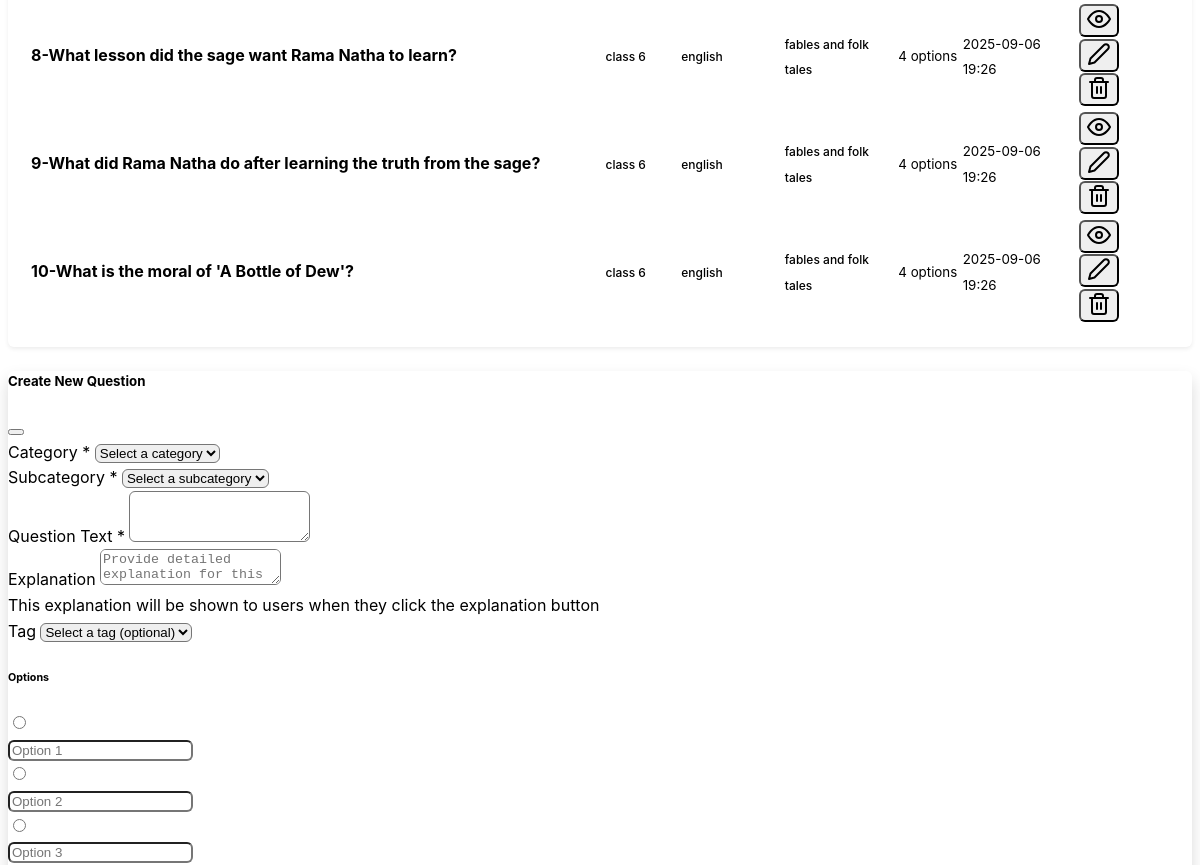
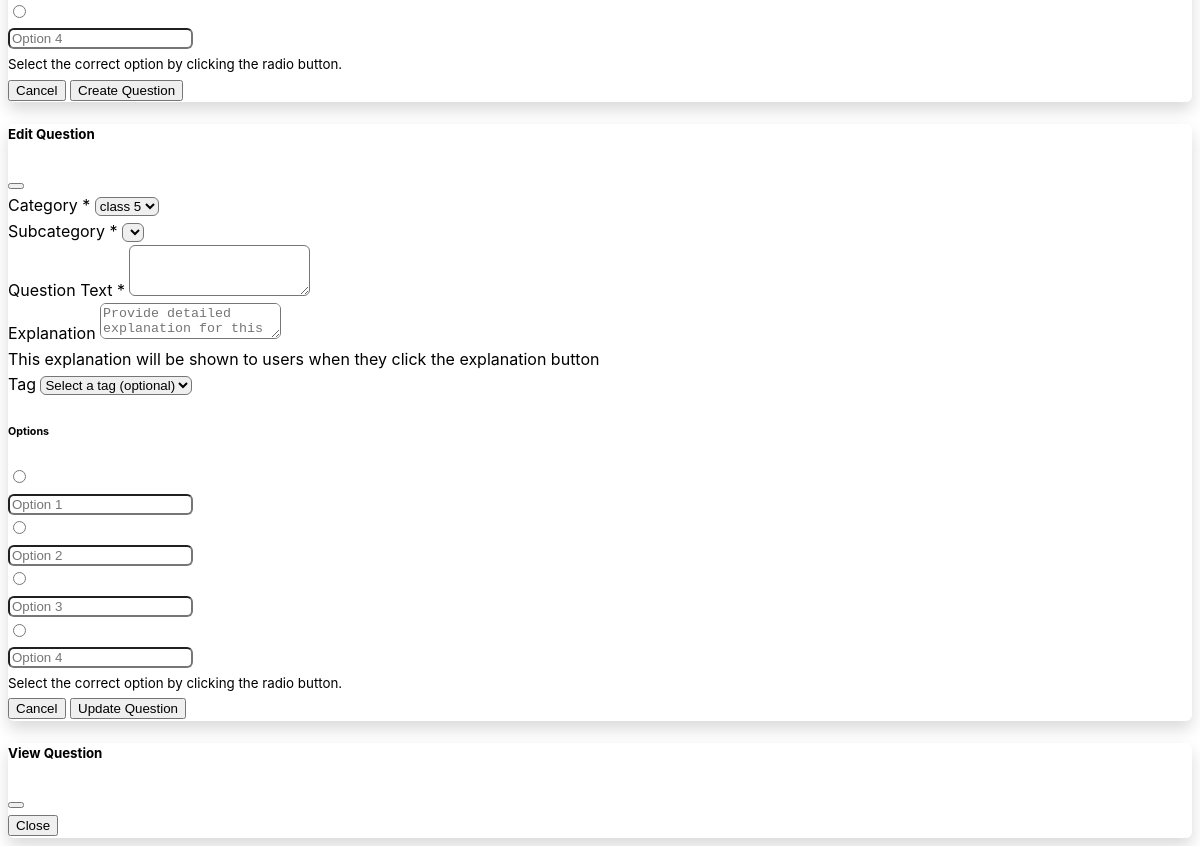
Before: /backend/questions?subcategory_id=2 (lower part) with the older database file (2 pictures, top to bottom).
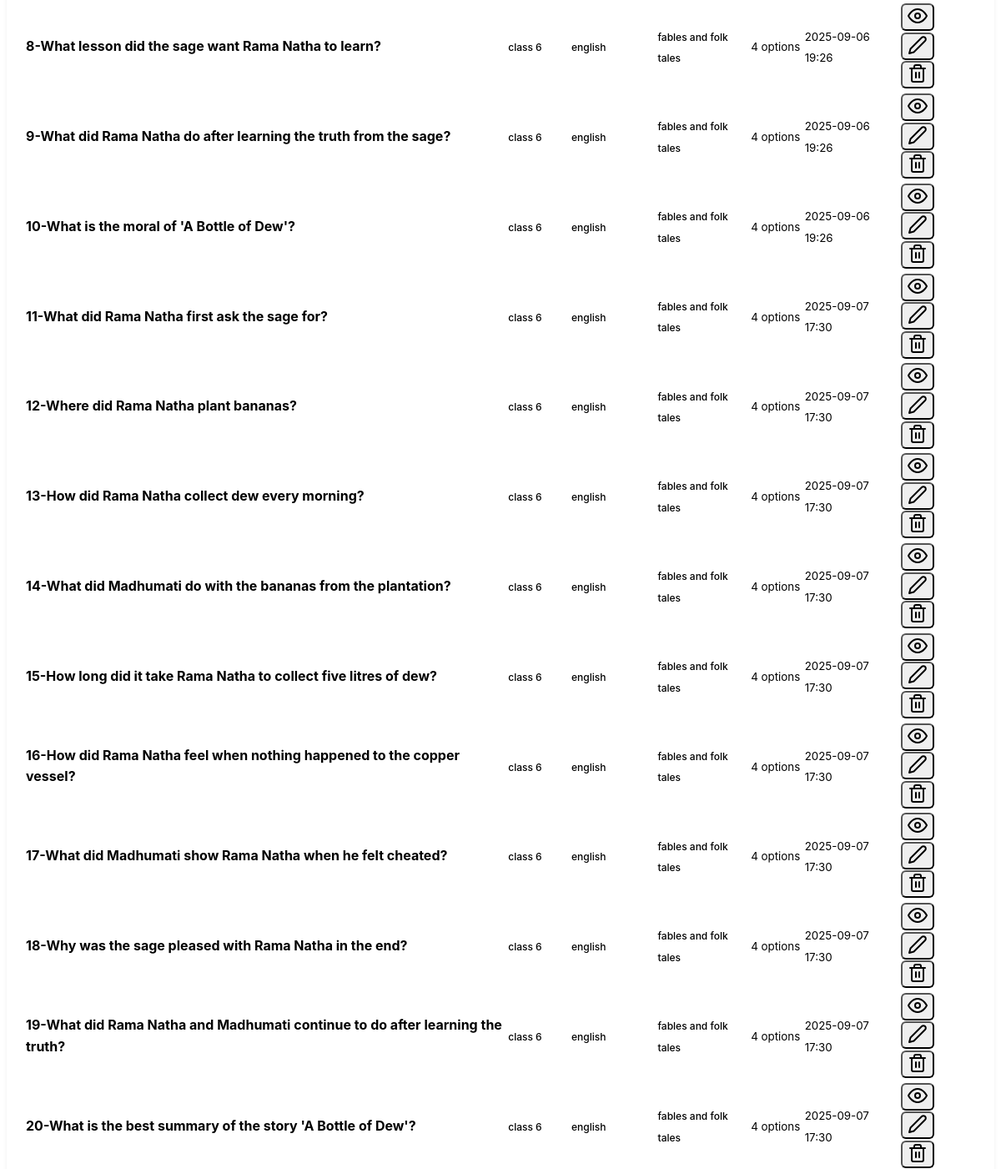
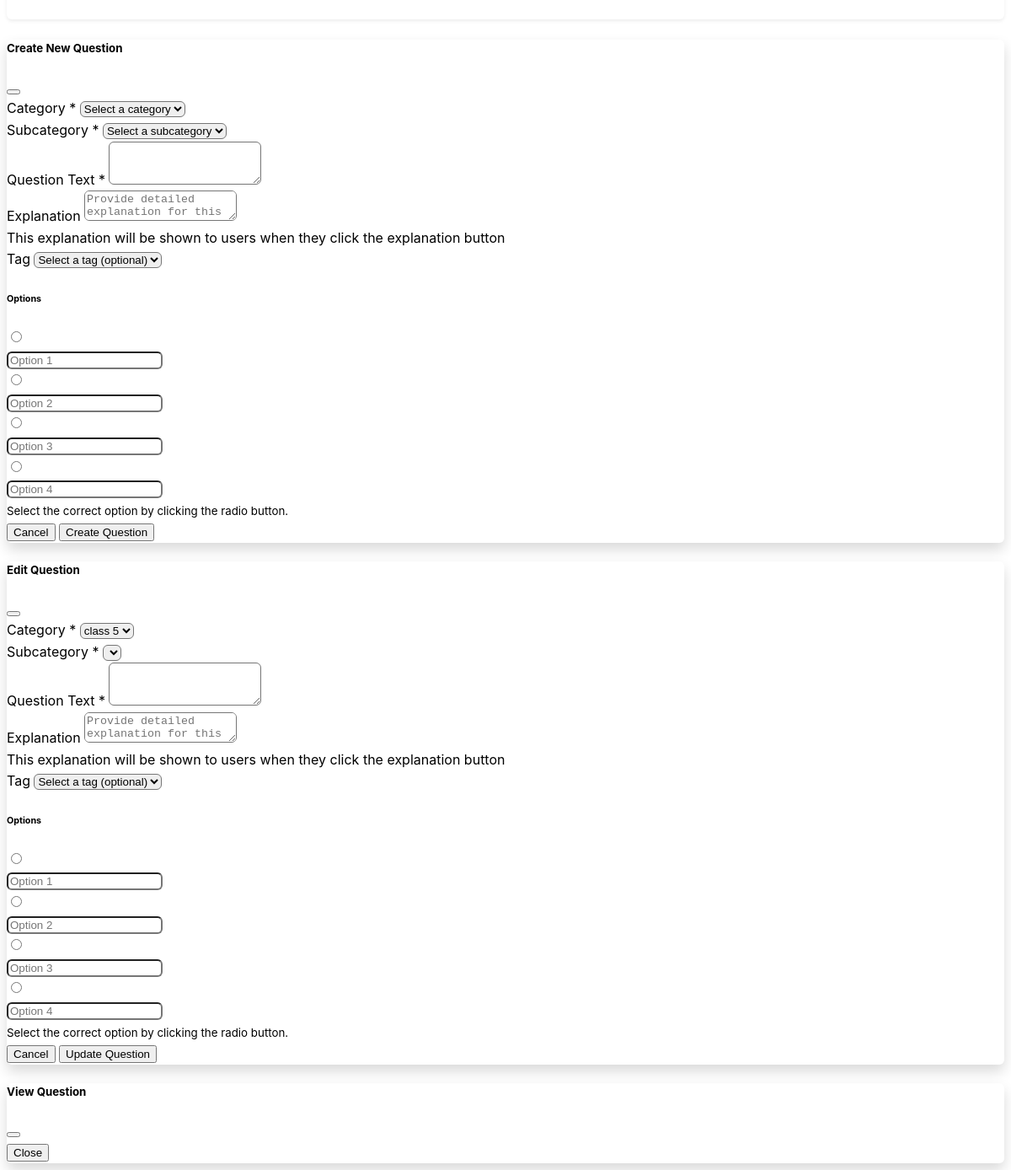
After: the same page with the newer database file (2 pictures, top to bottom).
### mcqbox/model.py (models this page shows, shortened)
class Question(db.Model):
    id = db.Column(db.Integer, primary_key=True)
    question_text = db.Column(db.String(500), nullable=False)
    subcategory_id = db.Column(db.Integer, db.ForeignKey('subcategory.id'), nullable=False)
    subcategory = db.relationship('Subcategory', backref=db.backref('questions', lazy=True))
    tag_id = db.Column(db.Integer, db.ForeignKey('tag.id'), nullable=True)
    tag = db.relationship('Tag', backref=db.backref('questions', lazy=True))
    explanation = db.Column(db.String(500), nullable=True)
    options = db.Column(db.JSON, nullable=False)
    category_id = db.Column(db.Integer, db.ForeignKey('category.id'), nullable=False)
    category = db.relationship('Category', backref=db.backref('questions', lazy=True))
    created_at = db.Column(db.DateTime, server_default=db.func.now())
    updated_at = db.Column(db.DateTime, server_default=db.func.now(), onupdate=db.func.now())

class Category(db.Model):
    id = db.Column(db.Integer, primary_key=True)
    name = db.Column(db.String(50), nullable=False, unique=True)
    description = db.Column(db.String(200), nullable=True)
    created_at = db.Column(db.DateTime, server_default=db.func.now())
    updated_at = db.Column(db.DateTime, server_default=db.func.now(), onupdate=db.func.now())

class Subcategory(db.Model):
    id = db.Column(db.Integer, primary_key=True)
    name = db.Column(db.String(50), nullable=False)
    category_id = db.Column(db.Integer, db.ForeignKey('category.id'), nullable=False)
    category = db.relationship('Category', backref=db.backref('subcategories', lazy=True))
    description = db.Column(db.String(200), nullable=True)
    created_at = db.Column(db.DateTime, server_default=db.func.now())
    updated_at = db.Column(db.DateTime, server_default=db.func.now(), onupdate=db.func.now())

class Tag(db.Model):
    id = db.Column(db.Integer, primary_key=True)
    name = db.Column(db.String(50), nullable=False)
    category_id = db.Column(db.Integer, db.ForeignKey('category.id'), nullable=False)
    category = db.relationship('Category', backref=db.backref('tags', lazy=True))
    subcategory_id = db.Column(db.Integer, db.ForeignKey('subcategory.id'), nullable=True)
    subcategory = db.relationship('Subcategory', backref=db.backref('tags', lazy=True))
    created_at = db.Column(db.DateTime, server_default=db.func.now())

### mcqbox/backend/route.py (the view)
@app.route('/backend/questions')
def questions():
    category_id = request.args.get('category_id', type=int)
    subcategory_id = request.args.get('subcategory_id', type=int)
    search = request.args.get('search', '').strip()
    tag_filter = request.args.get('tag', '').strip()
    categories_list = Category.query.all()
    subcategories_list = []
    tags_list = Tag.query.all()
    if category_id:
        subcategories_list = Subcategory.query.filter_by(category_id=category_id).all()
    filters = []
    if category_id:
        filters.append(Question.category_id == category_id)
    if subcategory_id:
        filters.append(Question.subcategory_id == subcategory_id)
    tag_filter = request.args.get('tag', '').strip()
    if tag_filter:
        filters.append(Question.tag_id == tag_filter)
    if search:
        filters.append(Question.question_text.ilike(f'%{search}%'))
    questions_list = Question.query.filter(*filters).all()
    return render_template('questions.html',
                         questions=questions_list,
                         categories=categories_list,
                         subcategories=subcategories_list,
                         tags=tags_list,
                         selected_category=category_id,
                         selected_subcategory=subcategory_id,
                         search_query=search)

### mcqbox/backend/templates/questions.html (shortened to what the changed rows need)
{% extends "base.html" %}
{% block content %}
<div class="row">
    <div class="col-12">
        <div class="card">
            <div class="card-body">
                {% if questions %}
                <div class="table-responsive">
                    <table class="table table-hover">
                        <tbody>
                            {% for question in questions %}
                            <tr>
                                <td>
                                    <strong>{{loop.index}}-{{ question.question_text[:100] }}</strong>
                                </td>
                                <td>
                                    <span class="badge bg-primary">
                                        {{ question.category.name if question.category.name else 'Unknown' }}
                                    </span>
                                </td>
                                <td>
                                    <span class="badge bg-secondary">
                                        {{ question.subcategory.name if question.subcategory.name else 'Unknown' }}
                                    </span>
                                </td>
                                <td>
                                    <span class="badge bg-secondary">
                                        {{ question.tag.name if question.tag.name else 'Unknown' }}
                                    </span>
                                </td>
                                <td>
                                    <small class="text-muted">{{ question.options|length }} options</small>
                                </td>
                                <td>
                                    <small class="text-muted">{{ question.created_at.strftime('%Y-%m-%d %H:%M')
                                        }}</small>
                                </td>
                                <td class="text-end">
                                    <div class="btn-group" role="group">
                                        <button class="btn btn-sm btn-outline-secondary"
                                            onclick="viewQuestion({{ question.id }})" data-bs-toggle="modal"
                                            data-bs-target="#viewQuestionModal">
                                            <i data-feather="eye"></i>
                                        </button>
                                        <button class="btn btn-sm btn-outline-secondary"
                                            onclick="editQuestion({{ question.id }})" data-bs-toggle="modal"
                                            data-bs-target="#editQuestionModal">
                                            <i data-feather="edit-2"></i>
                                        </button>
                                        <form method="POST"
                                            action="{{ url_for('delete_question', question_id=question.id) }}"
                                            class="d-inline"
                                            onsubmit="return confirm('Are you sure you want to delete this question?')">
                                            <button type="submit" class="btn btn-sm btn-outline-danger">
                                                <i data-feather="trash-2"></i>
                                            </button>
                                        </form>
                                    </div>
                                </td>
                            </tr>
                            {% endfor %}
                        </tbody>
                    </table>
                </div>
                {% endif %}
            </div>
        </div>
    </div>
</div>
{% endblock %}

Changed rows visible on the page:
added Question: question_text "What did Rama Natha first ask the sage for?", category "class 6", subcategory "english", tag "fables and folk tales", options|length "4", created_at "2025-09-07 17:30"
added Question: question_text "Where did Rama Natha plant bananas?", category "class 6", subcategory "english", tag "fables and folk tales", options|length "4", created_at "2025-09-07 17:30"
added Question: question_text "How did Rama Natha collect dew every morning?", category "class 6", subcategory "english", tag "fables and folk tales", options|length "4", created_at "2025-09-07 17:30"
added Question: question_text "What did Madhumati do with the bananas from the plantation?", category "class 6", subcategory "english", tag "fables and folk tales", options|length "4", created_at "2025-09-07 17:30"
added Question: question_text "How long did it take Rama Natha to collect five litres of dew?", category "class 6", subcategory "english", tag "fables and folk tales", options|length "4", created_at "2025-09-07 17:30"
added Question: question_text "How did Rama Natha feel when nothing happened to the copper vessel?", category "class 6", subcategory "english", tag "fables and folk tales", options|length "4", created_at "2025-09-07 17:30"
added Question: question_text "What did Madhumati show Rama Natha when he felt cheated?", category "class 6", subcategory "english", tag "fables and folk tales", options|length "4", created_at "2025-09-07 17:30"
added Question: question_text "Why was the sage pleased with Rama Natha in the end?", category "class 6", subcategory "english", tag "fables and folk tales", options|length "4", created_at "2025-09-07 17:30"
added Question: question_text "What did Rama Natha and Madhumati continue to do after learning the truth?", category "class 6", subcategory "english", tag "fables and folk tales", options|length "4", created_at "2025-09-07 17:30"
added Question: question_text "What is the best summary of the story 'A Bottle of Dew'?", category "class 6", subcategory "english", tag "fables and folk tales", options|length "4", created_at "2025-09-07 17:30"
